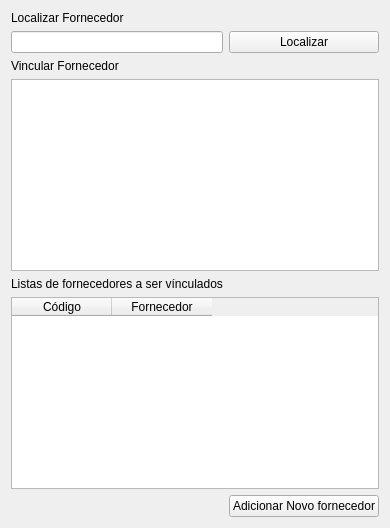
      <widget class="QWidget" name="tab_5">
       <attribute name="title">
        <string>Fornecedor</string>
       </attribute>
       <layout class="QGridLayout" name="gridLayout_5">
        <item row="1" column="1">
         <widget class="QPushButton" name="searchSupplier_pushButton">
          <property name="text">
           <string>Localizar</string>
          </property>
         </widget>
        </item>
        <item row="8" column="1">
         <widget class="QPushButton" name="newSupplier_pushButton">
          <property name="sizePolicy">
           <sizepolicy hsizetype="Fixed" vsizetype="Fixed">
            <horstretch>0</horstretch>
            <verstretch>0</verstretch>
           </sizepolicy>
          </property>
          <property name="toolTip">
           <string>Se o fornecedor não existir, use esse botão para criar um novo. </string>
          </property>
          <property name="text">
           <string>Adicionar Novo fornecedor</string>
          </property>
          <property name="icon">
           <iconset resource="icons.qrc">
            <normaloff>:/Icons/add.svg</normaloff>:/Icons/add.svg</iconset>
          </property>
          <property name="iconSize">
           <size>
            <width>24</width>
            <height>24</height>
           </size>
          </property>
         </widget>
        </item>
        <item row="1" column="0">
         <widget class="QLineEdit" name="searchSupplier_lineEdit">
          <property name="toolTip">
           <string>Localizar um fornecedor a ser associado.</string>
          </property>
         </widget>
        </item>
        <item row="4" column="0" colspan="2">
         <widget class="QTableView" name="supplier_tableView">
          <property name="toolTip">
           <string>&lt;html&gt;&lt;head/&gt;&lt;body&gt;&lt;p&gt;Apenas Selecione para automáticamente inserir na lista de fornecedores&lt;/p&gt;&lt;/body&gt;&lt;/html&gt;</string>
          </property>
          <property name="selectionMode">
           <enum>QAbstractItemView::SingleSelection</enum>
          </property>
          <property name="selectionBehavior">
           <enum>QAbstractItemView::SelectRows</enum>
          </property>
          <property name="sortingEnabled">
           <bool>true</bool>
          </property>
          <attribute name="horizontalHeaderDefaultSectionSize">
           <number>0</number>
          </attribute>
          <attribute name="horizontalHeaderStretchLastSection">
           <bool>true</bool>
          </attribute>
         </widget>
        </item>
        <item row="0" column="0">
         <widget class="QLabel" name="label">
          <property name="sizePolicy">
           <sizepolicy hsizetype="Preferred" vsizetype="Fixed">
            <horstretch>0</horstretch>
            <verstretch>0</verstretch>
           </sizepolicy>
          </property>
          <property name="text">
           <string>Localizar Fornecedor</string>
          </property>
         </widget>
        </item>
        <item row="3" column="0">
         <widget class="QLabel" name="label_2">
          <property name="text">
           <string>Vincular Fornecedor</string>
          </property>
         </widget>
        </item>
        <item row="6" column="0" colspan="2">
         <widget class="QTableWidget" name="selectedSupplier_tableWidget">
          <property name="toolTip">
           <string>&lt;html&gt;&lt;head/&gt;&lt;body&gt;&lt;p&gt;Contém a lista de fornecedores que serão vinculados ao produto. O item poderá ser removido quando receber um click. &lt;/p&gt;&lt;/body&gt;&lt;/html&gt;</string>
          </property>
          <column>
           <property name="text">
            <string>Código</string>
           </property>
          </column>
          <column>
           <property name="text">
            <string>Fornecedor</string>
           </property>
          </column>
         </widget>
        </item>
        <item row="5" column="0">
         <widget class="QLabel" name="label_7">
          <property name="text">
           <string>Listas de fornecedores a ser vínculados</string>
          </property>
         </widget>
        </item>
       </layout>
      </widget>
